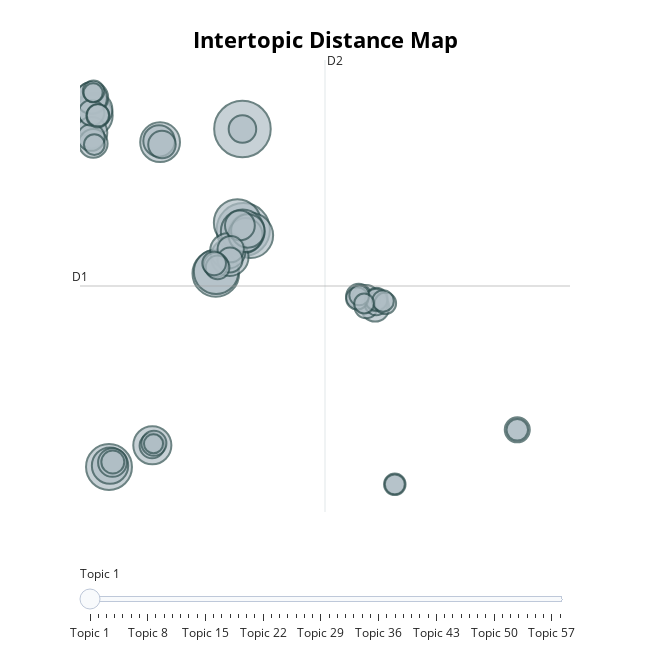

This figure's notebook cell:
### Code cell
%matplotlib inline
topic_model.visualize_topics() #Visualiza similaridad entre temas
